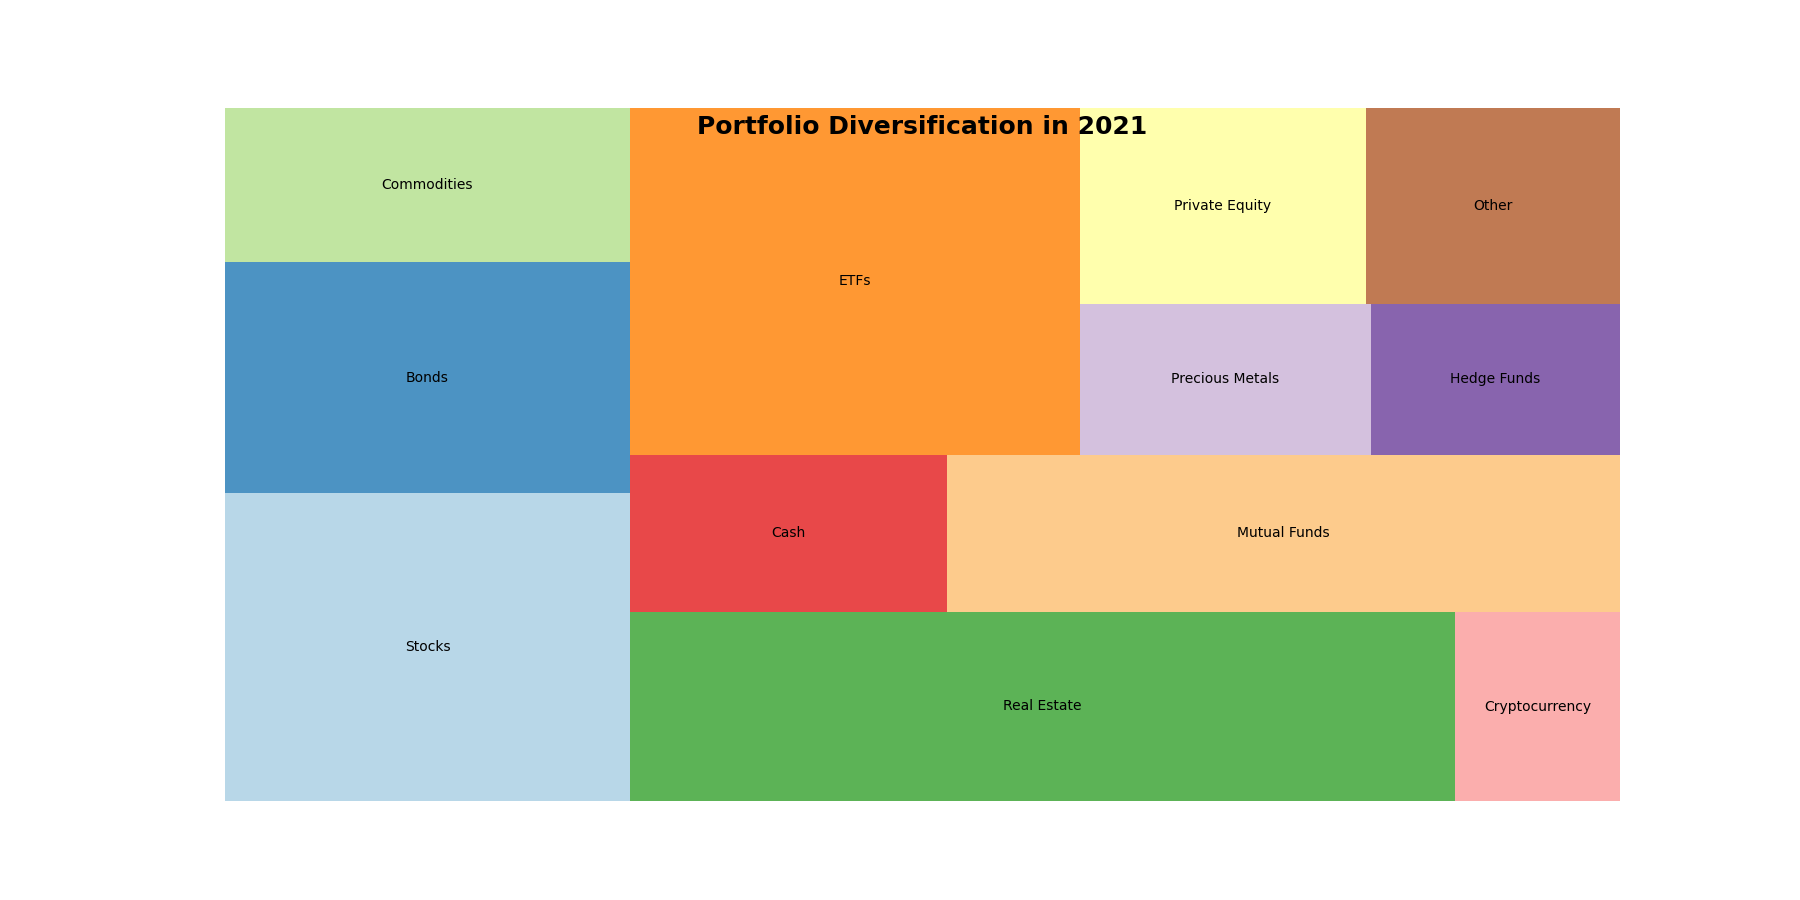

Here is the Python script that generated this plot:

import matplotlib.pyplot as plt
import squarify

# Data for the treemap
labels = ['Stocks', 'Bonds', 'Commodities', 'Real Estate', 'Cryptocurrency', 'Cash', 'Mutual Funds', 'ETFs', 'Precious Metals', 'Hedge Funds', 'Private Equity', 'Other']
sizes = [20, 15, 10, 25, 5, 8, 17, 25, 7, 6, 9, 8]
colors = ['#a6cee3', '#1f78b4', '#b2df8a', '#33a02c', '#fb9a99', '#e31a1c', '#fdbf6f', '#ff7f00', '#cab2d6', '#6a3d9a', '#ffff99', '#b15928']

# Create a figure of specified width and height
plt.figure(figsize=(18, 9))

# Create a treemap with specified data, labels, and color
squarify.plot(sizes=sizes, label=labels, color=colors, alpha=0.8)

# Set the title of the chart
plt.title('Portfolio Diversification in 2021', fontsize=18, fontweight='bold', y=0.95)

# Remove the axis
plt.axis('off')

# Display the treemap
plt.show()
